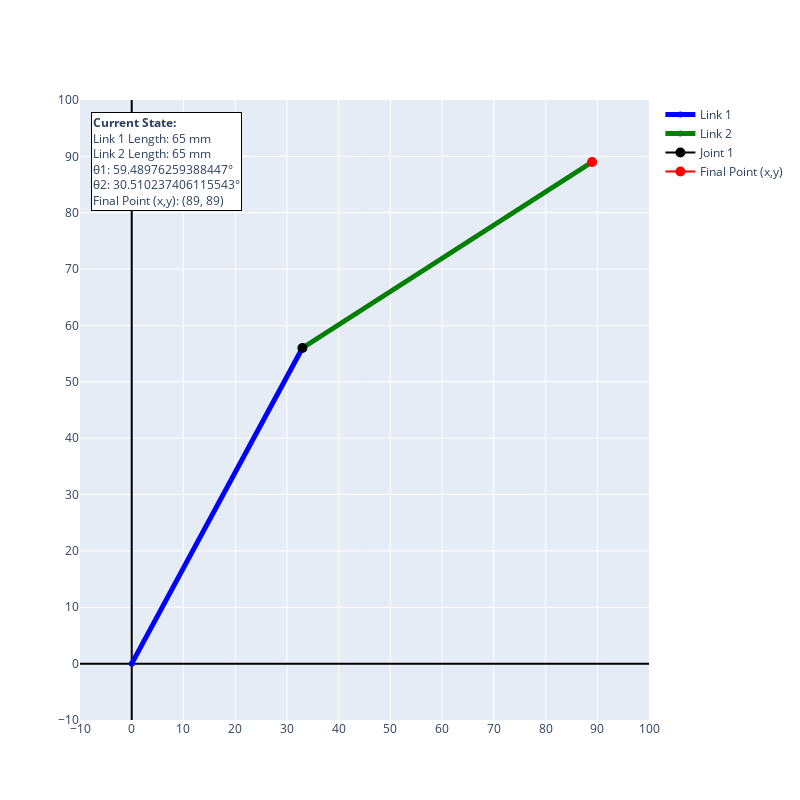

The cell this chart's notebook holds for it:
### Code cell
fig_2 = go.Figure()

##Link 1
fig_2.add_trace(go.Scatter(x=line_one_x, y=line_one_y, name='Link 1', line=dict(color='blue', width=5)))

##Link 2
fig_2.add_trace(go.Scatter(x=line_two_x, y=line_two_y, name='Link 2', line=dict(color='green', width=5)))

fig_2.update_layout(
    xaxis=dict(range=[-10, 100], dtick=10, zeroline=True, zerolinewidth=2, zerolinecolor='black'),
    yaxis=dict(range=[-10, 100], dtick=10, zeroline=True, zerolinewidth=2, zerolinecolor='black'),
    width=800, 
    height=800,
)

##Joint 1
fig_2.add_scatter(x=[triangle_one_width], 
                y=[triangle_one_height],
                marker=dict(
                    color='black',
                    size=10
                ),
                name='Joint 1')

##Final Point
fig_2.add_scatter(x=[final_x], 
                y=[final_y],
                marker=dict(
                    color='red',
                    size=10
                ),
                name='Final Point (x,y)')


fig_2.add_annotation(
    text=f"<b>Current State:</b><br>Link 1 Length: {link_one_length} mm<br>Link 2 Length: {link_two_length} mm<br>θ1: {theta_one}°<br>θ2: {theta_two}°<br>Final Point (x,y): ({final_x}, {final_y})",
    align='left',
    showarrow=False,
    xref='paper', yref='paper',
    x=0.02, y=0.98,  
    bgcolor="white",
    bordercolor="black",
    borderwidth=1
)

fig_2.show()

### Figure 1 — Plotly figure (JSON) as saved in the notebook; plotly's stock layout.template omitted (floating-point values rounded to 4 significant figures)
{"data": [{"line": {"color": "blue", "width": 5}, "name": "Link 1", "type": "scatter", "x": [0, 33.0], "y": [0, 56.0]}, {"line": {"color": "green", "width": 5}, "name": "Link 2", "type": "scatter", "x": [33.0, 89], "y": [56.0, 89]}, {"marker": {"color": "black", "size": 10}, "name": "Joint 1", "type": "scatter", "x": [33.0], "y": [56.0]}, {"marker": {"color": "red", "size": 10}, "name": "Final Point (x,y)", "type": "scatter", "x": [89], "y": [89]}], "layout": {"annotations": [{"align": "left", "bgcolor": "white", "bordercolor": "black", "borderwidth": 1, "showarrow": false, "text": "<b>Current State:</b><br>Link 1 Length: 65 mm<br>Link 2 Length: 65 mm<br>θ1: 59.48976259388447°<br>θ2: 30.510237406115543°<br>Final Point (x,y): (89, 89)", "x": 0.02, "xref": "paper", "y": 0.98, "yref": "paper"}], "height": 800, "width": 800, "xaxis": {"dtick": 10, "range": [-10, 100], "zeroline": true, "zerolinecolor": "black", "zerolinewidth": 2}, "yaxis": {"dtick": 10, "range": [-10, 100], "zeroline": true, "zerolinecolor": "black", "zerolinewidth": 2}}}
